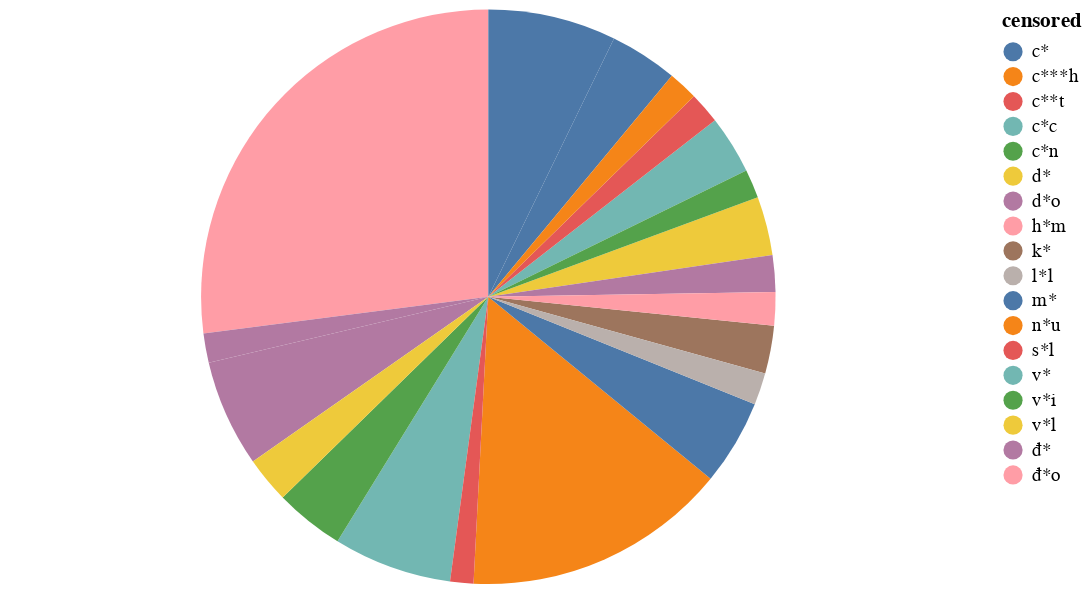

Source (notebook cell):
### Code cell
# Sử dụng DataFrame top_20_words_pd: Pie Chart
import altair as alt
chart = alt.Chart(top_20_words_pd).mark_arc().encode(
    theta=alt.Theta(field="count", type="quantitative"),
    color=alt.Color(field="censored", type="nominal"),
).properties(
    width=500,
    height=300,
)
chart

### Figure 1 — Vega-Lite specification as saved in the notebook (floating-point values rounded to 4 significant figures)
{"config": {"view": {"continuousWidth": 400, "continuousHeight": 300}}, "data": {"name": "data-182d00a906b3b65fa5cbc9df185fb111"}, "mark": "arc", "encoding": {"color": {"field": "censored", "type": "nominal"}, "theta": {"field": "count", "type": "quantitative"}}, "height": 300, "width": 500, "$schema": "https://vega.github.io/schema/vega-lite/v4.17.0.json", "datasets": {"data-182d00a906b3b65fa5cbc9df185fb111": [{"censored": "đ*o", "count": 1054}, {"censored": "n*u", "count": 581}, {"censored": "c*", "count": 281}, {"censored": "v*", "count": 260}, {"censored": "đ*", "count": 235}, {"censored": "m*", "count": 188}, {"censored": "v*i", "count": 152}, {"censored": "c*", "count": 149}, {"censored": "d*", "count": 129}, {"censored": "c*c", "count": 128}, {"censored": "k*", "count": 105}, {"censored": "v*l", "count": 101}, {"censored": "d*o", "count": 80}, {"censored": "h*m", "count": 73}, {"censored": "l*l", "count": 70}, {"censored": "c**t", "count": 69}, {"censored": "c***h", "count": 65}, {"censored": "đ*", "count": 64}, {"censored": "c*n", "count": 63}, {"censored": "s*l", "count": 51}]}}
